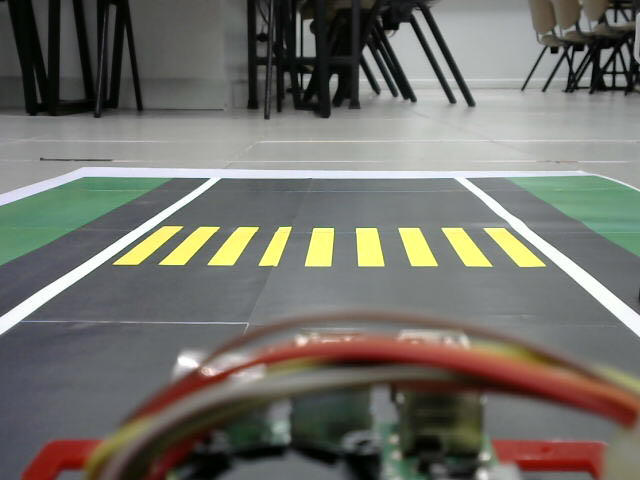
#> input picture my_photo-1.jpg, 640 x 480 px, given in place of my_video-3.mkv, which was not available
$ python test.py
#> lines starting #> are read from the running program, lines starting #| are printed output that depends on the picture; after the words box and inside, x2 and y2 are one past the last pixel; in counts of white or black regions, pixels touching at a corner belong together; pictures that were not available may be replaced by others from this repository, and a replacement may not be noted
#> further down, frame is the input picture: shape (480, 640, 3); mean B, G, R 105.8, 112.6, 113.9
import cv2 as cv
import numpy as np

def blank_space(pts, frame):
    roi = np.zeros_like(frame)
    cv.fillPoly(roi, [pts],[255,255,255])
    roadblack = cv.bitwise_and(frame, frame,mask=roi)
    final = cv.bitwise_and(frame,frame,mask=roadblack)
    return final

def line_detect(frame):
    try:
        blur = cv.GaussianBlur(frame, (5,5), 0)
        gray = cv.cvtColor(blur, cv.COLOR_BGR2GRAY)
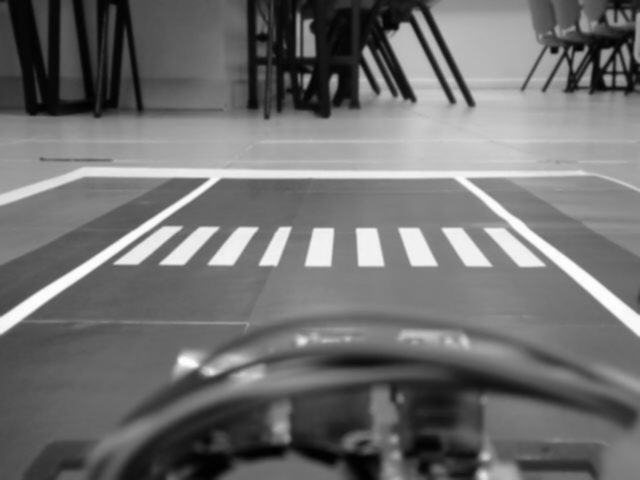
#> gray: shape (480, 640); min 1, max 254, mean 112.2
        sobelY = cv.Sobel(gray, cv.CV_64F, 0, 1, ksize=3)
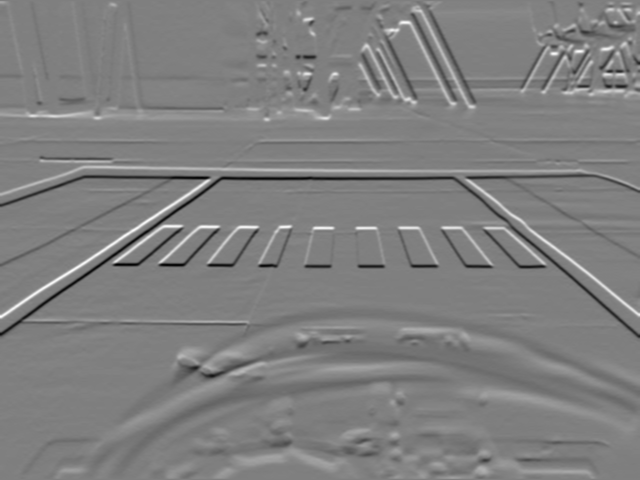
#> sobelY: shape (480, 640) float64; min -377, max 376, mean 0.4; drawn with min black and max white
        lap = cv.Laplacian(sobelY, cv.CV_64F)
        lap = cv.convertScaleAbs(lap)
        canny = cv.Canny(lap, 50, 150)
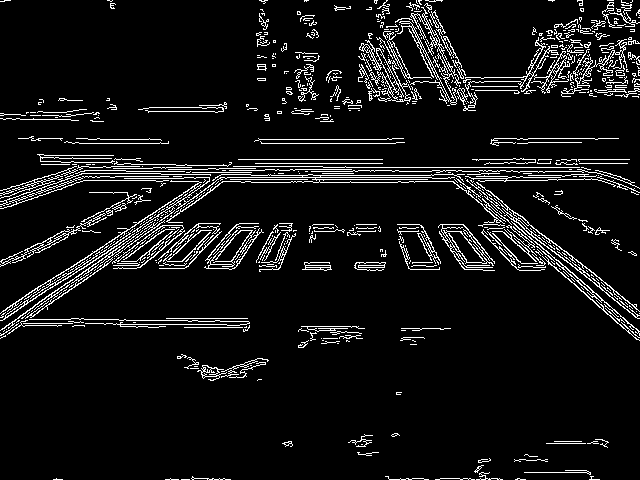
#> canny: shape (480, 640); 7.7% white in thin lines or dots
        kernel = np.ones((5,5), np.uint8)
        closed = cv.morphologyEx(canny, cv.MORPH_CLOSE, kernel)
#> closed: shape (480, 640); 18.4% white; 74 white regions (15 under 20 px), largest, box (x1, y1, x2, y2) and area: (0, 154, 640, 341) 28516, (358, 0, 640, 111) 13579, (0, 192, 151, 267) 1337
        opened = cv.morphologyEx(closed, cv.MORPH_OPEN, kernel)
#> opened: shape (480, 640); 17.3% white; 48 white regions, largest, box (x1, y1, x2, y2) and area: (0, 155, 640, 340) 28400, (358, 0, 640, 111) 12899, (0, 195, 143, 266) 1265

        # ROI mask
        pts = np.array([[0,480],[640, 480], [640, 240],[0, 240]],  np.int32)
        final = blank_space(pts, opened)
#> in blank_space, `cv.fillPoly(roi, [pts],[255,255,255])`: roi: shape (480, 640); 50% white; 1 white region, box (x1, y1, x2, y2) and area: (0, 240, 640, 480) 153600
#> in blank_space, `roadblack = cv.bitwise_and(frame, frame,mask=roi)`: roadblack: shape (480, 640); 4.9% white; 22 white regions, largest, box (x1, y1, x2, y2) and area: (0, 240, 250, 338) 6383, (489, 240, 640, 340) 3353, (192, 358, 266, 380) 759
        pts = np.array([[0, 240], [320, 240], [320, 480], [0, 480]],  np.int32)
        final = blank_space(pts, final)
#> in blank_space (call 2), `cv.fillPoly(roi, [pts],[255,255,255])`:
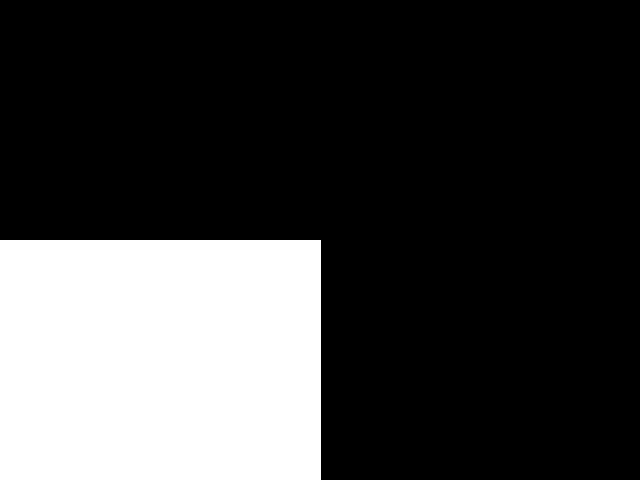
#> roi: shape (480, 640); 25.1% white; 1 white region, box (x1, y1, x2, y2) and area: (0, 240, 321, 480) 77040
#> in blank_space (call 2), `roadblack = cv.bitwise_and(frame, frame,mask=roi)`:
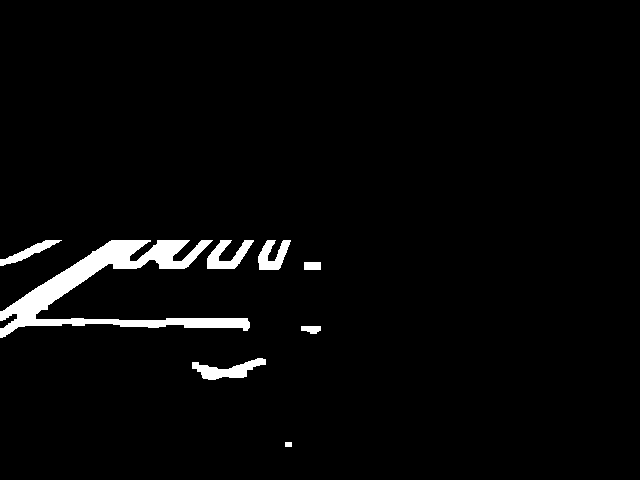
#> roadblack: shape (480, 640); 3% white; 8 white regions, largest, box (x1, y1, x2, y2) and area: (0, 240, 250, 338) 6383, (192, 358, 266, 380) 759, (207, 240, 254, 269) 688

        lines = cv.HoughLinesP(final, 1, np.pi / 180, 120, minLineLength=100, maxLineGap=20)
#> lines = 29 rows, first 6: [8, 323, 249, 323], [11, 321, 248, 321], [11, 322, 249, 322], [0, 320, 247, 320], [77, 262, 282, 262], [79, 261, 282, 261]
        # draw detected lines
        if lines is not None:
            for line in lines:
                x1, y1, x2, y2 = line[0]
                cv.line(frame, (x1, y1), (x2, y2), (0, 255, 0), 2)
#> this loop made 29 passes
#> (x1, y1, x2, y2) on passes 1 to 12: (8, 323, 249, 323), (11, 321, 248, 321), (11, 322, 249, 322), (0, 320, 247, 320), (77, 262, 282, 262), (79, 261, 282, 261), (76, 263, 281, 263), (113, 324, 249, 324), (120, 325, 249, 325), (0, 319, 118, 319), (73, 265, 237, 265), (70, 267, 235, 267)
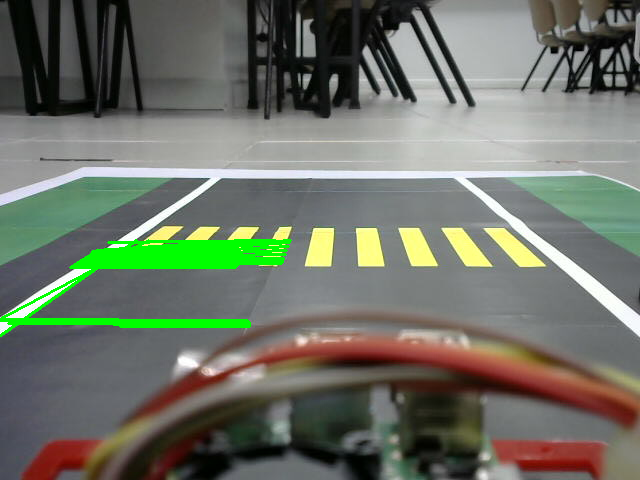
#> frame: shape (480, 640, 3); mean B, G, R 102.5, 114.9, 109.7
    except:
        lines = None
    return frame, lines

def average_left_line(lines):
    try:
        left = list(map(int, np.average(lines, axis=0)[0]))
    except:
        left = None
    return left

def make_left_point(left, Y = 360):
    try:
        lx1, ly1, lx2, ly2 = left
        if lx1 == lx2:
            return 0
        LX = int((Y - (ly1 - ((ly1-ly2)/(lx1-lx2))*lx1))/((ly1-ly2)/(lx1-lx2)))
    except:
        LX = 0
    return LX


video_path = "my_video-3.mkv"
cap = cv.VideoCapture(video_path)

previous = 320
Y = 300

while cap.isOpened():
    ret, frame = cap.read()
    if not ret:
        break

    frame, lines = line_detect(frame)
    left = average_left_line(lines)
#> in average_left_line, `left = list(map(int, np.average(lines, axis=0)[0]))`: left = [68, 280, 249, 271]
#> left = [68, 280, 249, 271]
    try:
        cv.line(frame, [left[0], left[1]], [left[2], left[3]], (0,0,255), 5)
    except:
        pass
    LX = make_left_point(left, Y)
#> in make_left_point, `lx1, ly1, lx2, ly2 = left`: lx1 = 68; ly1 = 280; lx2 = 249; ly2 = 271
#> in make_left_point, `LX = int((Y - (ly1 - ((ly1-ly2)/(lx1-lx2))*lx1))/((ly1-ly2)/(lx1-lx2)))`: LX = -334
#> LX = -334

    if LX == 0:
        LX = previous
    else:
        previous = LX
#> previous = -334
    mid_point = [320, Y]
    cv.circle(frame, mid_point, 10, (255,0,0), -1)
    try:
        radius = 10
        cv.circle(frame, (LX, Y), radius, (0,0,255), -1)
        cv.line(frame, (LX, Y), mid_point, (0,0,0), 2)
        dist = np.linalg.norm(np.array((LX, Y)) - np.array(mid_point))
#> dist = 654
        cv.putText(frame, f'Dist: {dist:.2f}', (10, 30), cv.FONT_HERSHEY_SIMPLEX, 1, (255,255,255), 2)
    except:
        pass
    try:
        ratio = 0.7
        frame = cv.resize(frame, None, fx=ratio, fy=ratio)
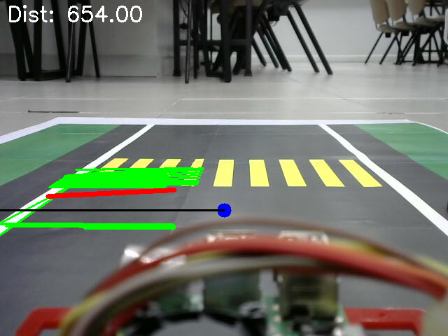
#> frame: shape (336, 448, 3); mean B, G, R 102.7, 114.7, 110.8
    except:
        pass

    cv.imshow('frame', frame)

    if cv.waitKey(100) & 0xFF == ord('q'):
#> (key q is pressed here)
        break

cap.release()
cv.destroyAllWindows()

$ run again, on my_photo-2.jpg
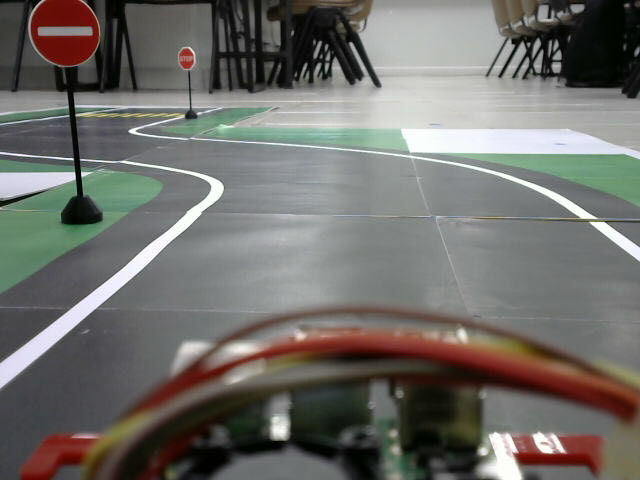
#> input picture my_photo-2.jpg, 640 x 480 px, given in place of my_video-3.mkv, which was not available
#> frame is the input picture: shape (480, 640, 3); mean B, G, R 105.6, 109.9, 111.6
#> in line_detect, `canny = cv.Canny(lap, 50, 150)`:
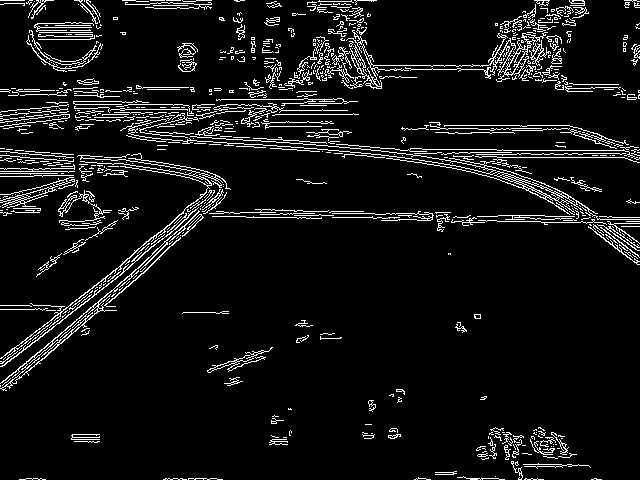
#> canny: shape (480, 640); 7.4% white in thin lines or dots
#> closed: shape (480, 640); 17.9% white; 63 white regions (13 under 20 px), largest, box (x1, y1, x2, y2) and area: (0, 78, 640, 391) 33606, (264, 0, 640, 100) 10562, (26, 0, 103, 72) 2190
#> opened: shape (480, 640); 16.8% white; 47 white regions, largest, box (x1, y1, x2, y2) and area: (74, 79, 640, 265) 18290, (0, 148, 234, 390) 10955, (264, 0, 595, 92) 9873
#> roi: shape (480, 640); 50% white; 1 white region, box (x1, y1, x2, y2) and area: (0, 240, 640, 480) 153600
#> roadblack: shape (480, 640); 2.6% white; 21 white regions, largest, box (x1, y1, x2, y2) and area: (0, 240, 179, 390) 4485, (477, 428, 522, 473) 921, (531, 429, 570, 458) 739
#> roi: shape (480, 640); 25.1% white; 1 white region, box (x1, y1, x2, y2) and area: (0, 240, 321, 480) 77040
#> roadblack: shape (480, 640); 1.8% white; 12 white regions (1 under 20 px), largest, box (x1, y1, x2, y2) and area: (0, 240, 179, 390) 4485, (224, 351, 264, 370) 376, (71, 434, 100, 443) 235
#> in line_detect, `lines = cv.HoughLinesP(final, 1, np.pi / 180, 120, minLineLength=100, ..`: lines = 18 rows, first 6: [28, 374, 162, 240], [15, 383, 158, 240], [0, 358, 159, 242], [61, 343, 164, 240], [0, 360, 171, 240], [0, 383, 177, 240]
#> the loop in line_detect, `for line in lines:` made 18 passes
#> in average_left_line, `left = list(map(int, np.average(lines, axis=0)[0]))`: left = [6, 372, 163, 242]
#> lx1 = 6; ly1 = 372; lx2 = 163; ly2 = 242
#> in make_left_point, `LX = int((Y - (ly1 - ((ly1-ly2)/(lx1-lx2))*lx1))/((ly1-ly2)/(lx1-lx2)))`: LX = 92
#> dist = 228
#> `cv.putText(frame, f'Dist: {dist:.2f}', (10, 30), cv.FONT_HERSHEY_SIMPL..`:
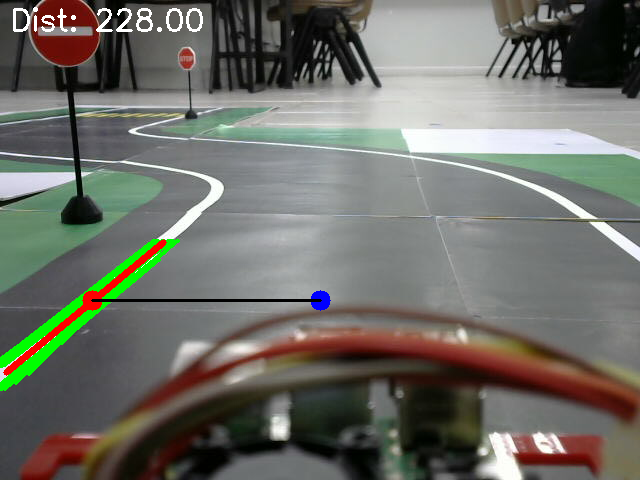
#> frame: shape (480, 640, 3); mean B, G, R 103.1, 110.4, 110.2
